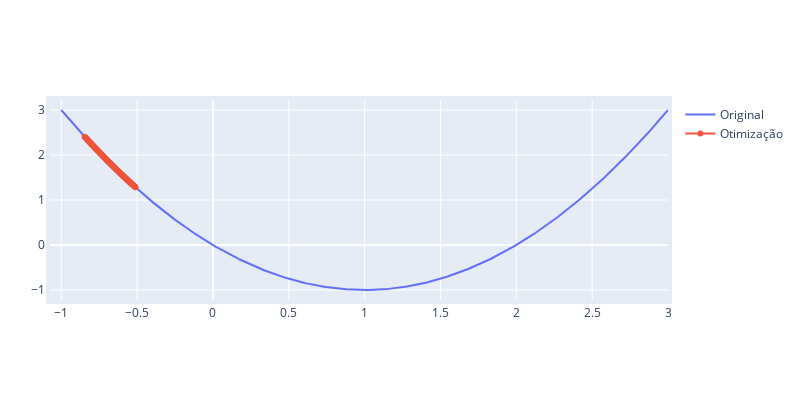

Notebook source saved alongside this figure:
### Code cell
plot_optim2(x, objective_function(x), seed=43, learning_rate=0.001)

### Figure 1 — Plotly figure (JSON) as saved in the notebook; plotly's stock layout.template omitted (floating-point values rounded to 4 significant figures; data arrays with more than 128 entries replaced by an {"elided": "..."} marker saying what was removed)
{"data": [{"mode": "lines", "name": "Original", "type": "scatter", "x": {"elided": "1000 float values"}, "y": {"elided": "1000 float values"}}, {"hovertext": ["Inicio", "Iteração: 0", "Iteração: 1", "Iteração: 2", "Iteração: 3", "Iteração: 4", "Iteração: 5", "Iteração: 6", "Iteração: 7", "Iteração: 8", "Iteração: 9", "Iteração: 10", "Iteração: 11", "Iteração: 12", "Iteração: 13", "Iteração: 14", "Iteração: 15", "Iteração: 16", "Iteração: 17", "Iteração: 18", "Iteração: 19", "Iteração: 20", "Iteração: 21", "Iteração: 22", "Iteração: 23", "Iteração: 24", "Iteração: 25", "Iteração: 26", "Iteração: 27", "Iteração: 28", "Iteração: 29", "Iteração: 30", "Iteração: 31", "Iteração: 32", "Iteração: 33", "Iteração: 34", "Iteração: 35", "Iteração: 36", "Iteração: 37", "Iteração: 38", "Iteração: 39", "Iteração: 40", "Iteração: 41", "Iteração: 42", "Iteração: 43", "Iteração: 44", "Iteração: 45", "Iteração: 46", "Iteração: 47", "Iteração: 48", "Iteração: 49", "Iteração: 50", "Iteração: 51", "Iteração: 52", "Iteração: 53", "Iteração: 54", "Iteração: 55", "Iteração: 56", "Iteração: 57", "Iteração: 58", "Iteração: 59", "Iteração: 60", "Iteração: 61", "Iteração: 62", "Iteração: 63", "Iteração: 64", "Iteração: 65", "Iteração: 66", "Iteração: 67", "Iteração: 68", "Iteração: 69", "Iteração: 70", "Iteração: 71", "Iteração: 72", "Iteração: 73", "Iteração: 74", "Iteração: 75", "Iteração: 76", "Iteração: 77", "Iteração: 78", "Iteração: 79", "Iteração: 80", "Iteração: 81", "Iteração: 82", "Iteração: 83", "Iteração: 84", "Iteração: 85", "Iteração: 86", "Iteração: 87", "Iteração: 88", "Iteração: 89", "Iteração: 90", "Iteração: 91", "Iteração: 92", "Iteração: 93", "Iteração: 94", "Iteração: 95", "Iteração: 96", "Iteração: 97", "Iteração: 98", "Iteração: 99"], "mode": "lines+markers", "name": "Otimização", "type": "scatter", "x": [-0.8458, -0.8421, -0.8384, -0.8347, -0.8311, -0.8274, -0.8238, -0.8201, -0.8165, -0.8128, -0.8092, -0.8056, -0.802, -0.7984, -0.7948, -0.7912, -0.7876, -0.784, -0.7805, -0.7769, -0.7733, -0.7698, -0.7663, -0.7627, -0.7592, -0.7557, -0.7522, -0.7487, -0.7452, -0.7417, -0.7382, -0.7347, -0.7313, -0.7278, -0.7243, -0.7209, -0.7174, -0.714, -0.7106, -0.7072, -0.7037, -0.7003, -0.6969, -0.6935, -0.6902, -0.6868, -0.6834, -0.68, -0.6767, -0.6733, -0.67, -0.6666, -0.6633, -0.66, -0.6567, -0.6533, -0.65, -0.6467, -0.6434, -0.6402, -0.6369, -0.6336, -0.6303, -0.6271, -0.6238, -0.6206, -0.6173, -0.6141, -0.6109, -0.6076, -0.6044, -0.6012, -0.598, -0.5948, -0.5916, -0.5884, -0.5853, -0.5821, -0.5789, -0.5758, -0.5726, -0.5695, -0.5663, -0.5632, -0.5601, -0.557, -0.5539, -0.5507, -0.5476, -0.5445, -0.5415, -0.5384, -0.5353, -0.5322, -0.5292, -0.5261, -0.5231, -0.52, -0.517, -0.5139, -0.5109], "y": [2.407, 2.393, 2.38, 2.366, 2.353, 2.339, 2.326, 2.313, 2.3, 2.286, 2.273, 2.26, 2.247, 2.234, 2.221, 2.208, 2.196, 2.183, 2.17, 2.157, 2.145, 2.132, 2.12, 2.107, 2.095, 2.082, 2.07, 2.058, 2.046, 2.033, 2.021, 2.009, 1.997, 1.985, 1.973, 1.961, 1.95, 1.938, 1.926, 1.914, 1.903, 1.891, 1.88, 1.868, 1.857, 1.845, 1.834, 1.823, 1.811, 1.8, 1.789, 1.778, 1.767, 1.756, 1.745, 1.734, 1.723, 1.712, 1.701, 1.69, 1.679, 1.669, 1.658, 1.647, 1.637, 1.626, 1.616, 1.605, 1.595, 1.585, 1.574, 1.564, 1.554, 1.543, 1.533, 1.523, 1.513, 1.503, 1.493, 1.483, 1.473, 1.463, 1.453, 1.444, 1.434, 1.424, 1.414, 1.405, 1.395, 1.386, 1.376, 1.367, 1.357, 1.348, 1.338, 1.329, 1.32, 1.31, 1.301, 1.292, 1.283]}], "layout": {"autosize": false, "height": 400, "margin": {"b": 100, "l": 50, "pad": 4, "r": 50, "t": 100}, "width": 800}}
